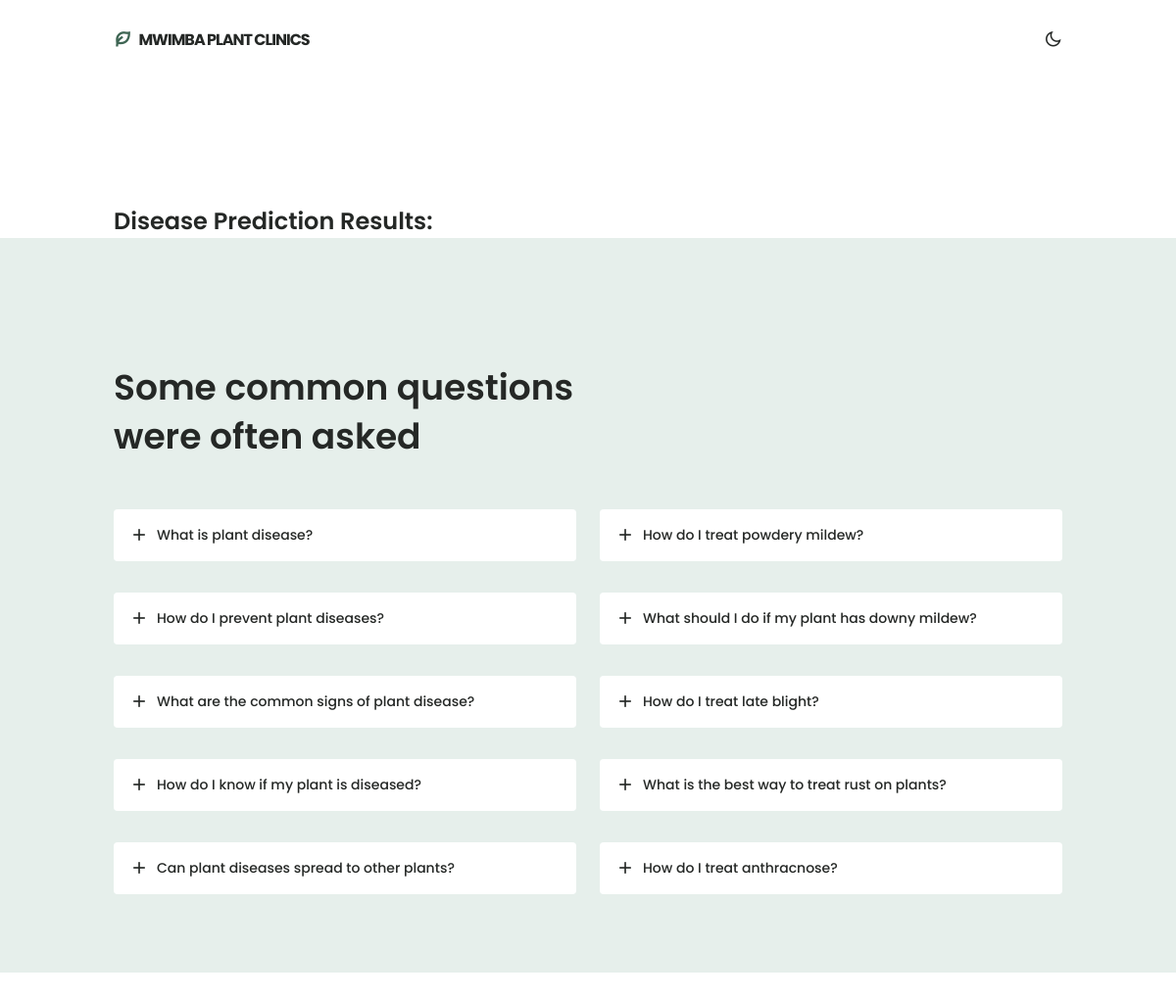
The page /resul/ on the database its author committed.
### core/models.py (models this page shows, shortened)
class FAQItem(models.Model):
    group = models.ForeignKey(FAQGroup, related_name='faq_items', on_delete=models.CASCADE)
    question = models.CharField(max_length=200)
    answer = models.TextField()

### core/views.py (the view)
# urls.py: path('resul/', views.results, name="results"),
def results(request):
    faq_groups = FAQGroup.objects.prefetch_related('faq_items').all()
    context ={
        'faq_groups': faq_groups
    }
    return render(request, 'results.html', context)

### core/templates/results.html (shortened to what this page needs)
{% load static %}
{% include 'header.html' %}
<!DOCTYPE html>
<html>
<head>
</head>
<body>
    <main class="main">
        <section class="home" id="home">
            <div class="home__container container grid">
                <h1 class="text-center mb-4">Disease Prediction Results:</h1>
            </div>
    <section class="questions section" id="faqs">
        <h2 class="section__title-center questions__title container">
            Some common questions <br> were often asked
        </h2>
        <div class="questions__container container grid">
            {% for group in faq_groups %}
                <div class="questions__group">
                    {% for item in group.faq_items.all %}
                        <div class="questions__item">
                            <header class="questions__header">
                                <i class="ri-add-line questions__icon"></i>
                                <h3 class="questions__item-title">{{ item.question }}</h3>
                            </header>
                        </div>
                    {% endfor %}
                </div>
            {% endfor %}
        </div>
    </section>
</body>
</html>
</body>
</html>

### core/templates/header.html (shortened to what this page needs)
{% load static %}
<!DOCTYPE html>
    <html lang="en">
    <head>
        <link href="https://cdn.jsdelivr.net/npm/remixicon@2.5.0/fonts/remixicon.css" rel="stylesheet">
        <link rel="stylesheet" href="{% static 'assets/css/styles.css' %}">
    </head>
    <body>
        <header class="header" id="header">
            <nav class="nav container">
                <a href="#" class="nav__logo">
                    <i class="ri-leaf-line nav__logo-icon"></i> Mwimba plant clinics
                </a>
                <div class="nav__btns">
                    <i class="ri-moon-line change-theme" id="theme-button"></i>
                </div>
            </nav>
        </header>

### rows shown on the page
FAQItem: question "What is plant disease?"
FAQItem: question "How do I prevent plant diseases?"
FAQItem: question "What are the common signs of plant disease?"
FAQItem: question "How do I know if my plant is diseased?"
FAQItem: question "Can plant diseases spread to other plants?"
FAQItem: question "How do I treat powdery mildew?"
FAQItem: question "What should I do if my plant has downy mildew?"
FAQItem: question "How do I treat late blight?"
FAQItem: question "What is the best way to treat rust on plants?"
FAQItem: question "How do I treat anthracnose?"
